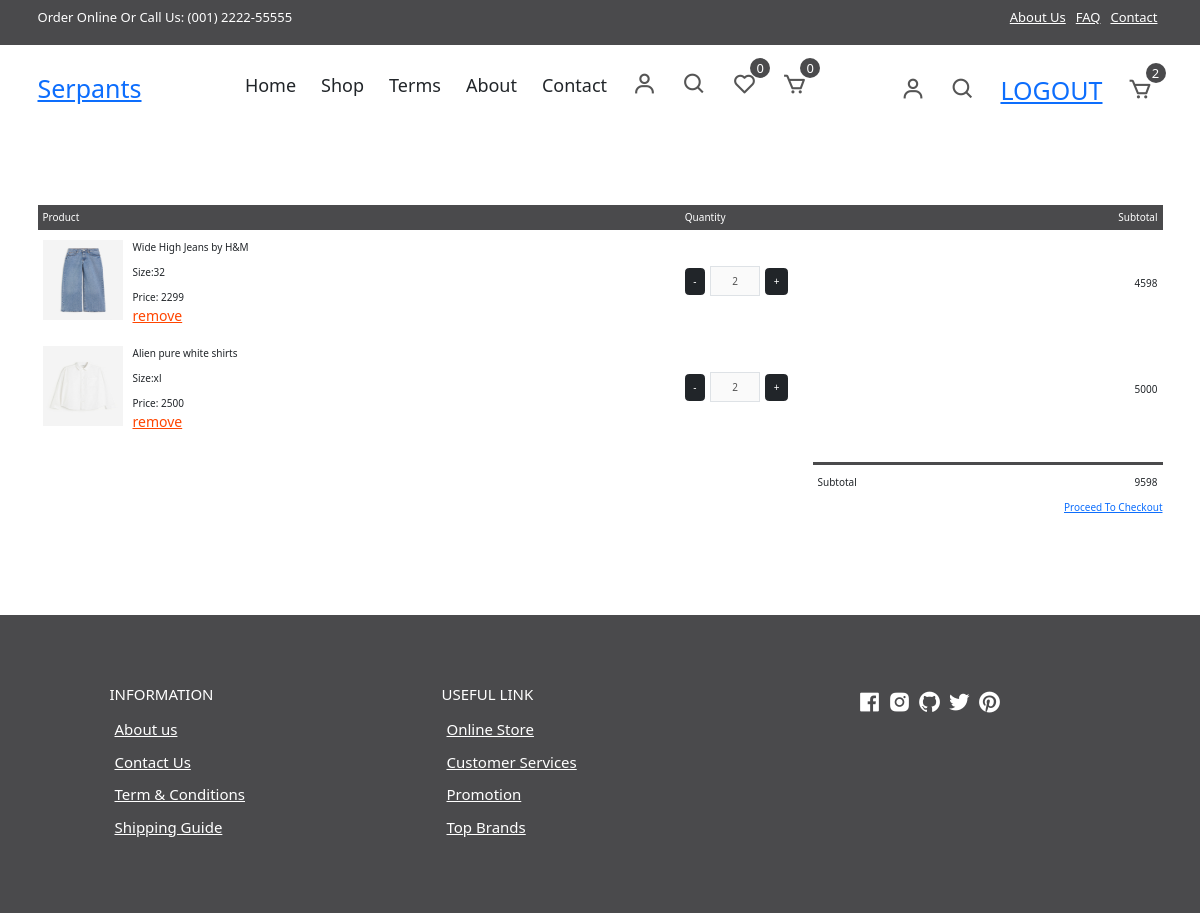
Before: /basket/items/all (signed in) with the older database file.
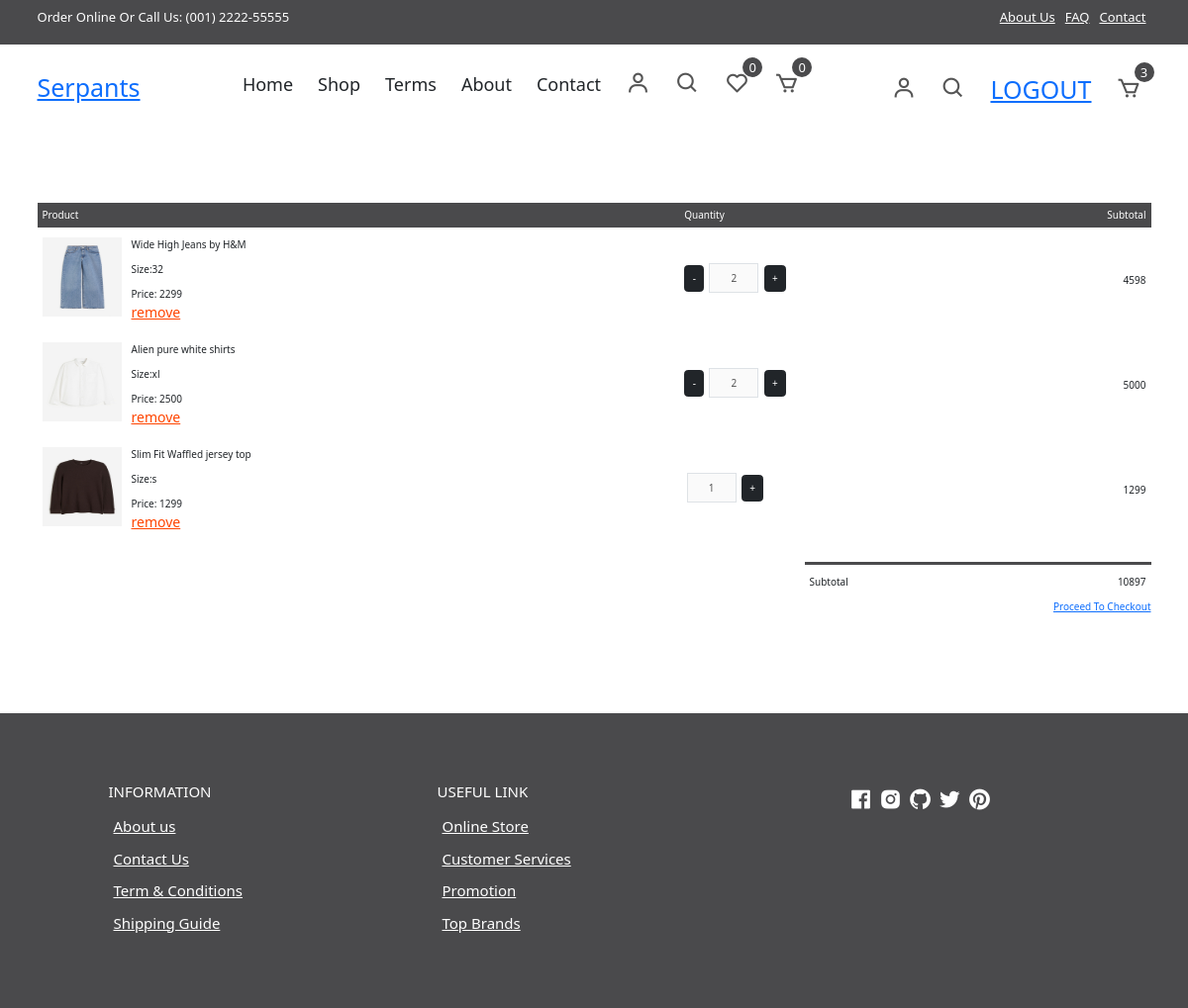
After: the same page with the newer database file.
### store/models.py (models this page shows, shortened)
class BasketItem(models.Model):
    product_object=models.ForeignKey(Product,on_delete=models.CASCADE)
    qty=models.PositiveIntegerField(default=1)
    basket_object=models.ForeignKey(Basket,on_delete=models.CASCADE,related_name="cartitem")
    created_date=models.DateTimeField(auto_now_add=True)
    updated_date=models.DateTimeField(auto_now=True)
    is_active=models.BooleanField(default=True)
    size_object=models.ForeignKey(Size,on_delete=models.CASCADE,null=True)
    is_order_placed=models.BooleanField(default=False)
    @property
    def item_total(self):
        return self.qty*self.product_object.price

class Product(models.Model):
    title=models.CharField(max_length=200)
    description=models.TextField(null=True)
    image=models.ImageField(upload_to="product_images",default="default.jpg",null=True,blank=True)
    category_object=models.ForeignKey(Category,on_delete=models.CASCADE,related_name="item")
    size_object=models.ManyToManyField(Size)
    price=models.PositiveIntegerField()
    created_date=models.DateTimeField(auto_now_add=True)
    updated_date=models.DateTimeField(auto_now=True)
    is_active=models.BooleanField(default=True)
    tag_objects=models.ManyToManyField(Tag,null=True)

class Size(models.Model):
    name=models.CharField(max_length=150,unique=True)
    created_date=models.DateTimeField(auto_now_add=True)
    updated_date=models.DateTimeField(auto_now=True)
    is_active=models.BooleanField(default=True)
    def __str__(self):
        return self.name

class Basket(models.Model):
    owner=models.OneToOneField(User,on_delete=models.CASCADE,related_name="cart")
    created_date=models.DateTimeField(auto_now_add=True)
    updated_date=models.DateTimeField(auto_now=True)
    is_active=models.BooleanField(default=True)
    @property
    def cart_items(self):   #--here--self=basket---
        return self.cartitem.filter(is_order_placed=False)
    @property
    def cart_item_count(self):
        return self.cart_items.count()
    @property
    def cart_total(self):
        basket_items=self.cart_items
        if basket_items:
            total=sum([bi.item_total for bi in basket_items])
            return total
        return 0

### store/views.py (the view)
# urls.py: path("basket/items/all",views.BasketItemListView.as_view(),name="basket-items"),
@method_decorator([signinrequired,never_cache],name="dispatch")
class BasketItemListView(View):
    def get(self,request,*args,**kwargs):
        qs=request.user.cart.cartitem.filter(is_order_placed=False)
        return render(request,"cart_list.html",{"data":qs})

### store/context_processors.py (called while the page is built)
def basket_count(request):
    if request.user.is_authenticated:
        count=request.user.cart.cart_item_count
        return {"cart_count":count}
    else:
        return{"cart_count":0}

### store/templates/cart_list.html (shortened to what this page needs)
{%extends 'base.html'%}
{%block main_block%}
{%block link_block%}
<link href="https://cdn.jsdelivr.net/npm/bootstrap@5.3.3/dist/css/bootstrap.min.css" rel="stylesheet">
{%endblock%}
<div class="container cart">
    <table>
      <tr>
        <th>Product</th>
        <th>Quantity</th>
        <th>Subtotal</th>
      </tr>
     {%for bi in data%}
     <tr>
        <td>
          <div class="cart-info">
            <img src="{{bi.product_object.image.url}}" alt="" />
            <div>
              <p>{{bi.product_object.title}}</p>
              <p>Size:{{bi.size_object}}</p>
              <span>Price: {{bi.product_object.price}}</span> <br />
              <a href="{%url 'basketitem-remove' bi.id%}">remove</a>
            </div>
          </div>
        </td>
        <td>
          <div class="mb-2 flex">
            <div class="min-w-24 flex">
             <form action="{%url 'editcart-qty' bi.id%}" method="post">
              {%if bi.qty > 1%}
              <button type="submit" class="py-2 btn btn-dark" name="counterbutton" value="-">
                -
              </button>
              {%endif%}
              <input
                type="text"
                class="mx-1 h-7 w-9 rounded-md border text-center"
                value="{{bi.qty}}"
                disabled
              />
              <button
                type="submit"
                class="py-2 btn btn-dark"
                name="counterbutton"
                value="+"
              >
                +
              </button>
             </form>
            </div>
        </td>
        <td>{{bi.item_total}}</td>
      </tr>
     {%endfor%}
    </table>
    <div class="total-price">
      <table>
        <tr>
          <td>Subtotal</td>
          <td>{{request.user.cart.cart_total}}</td>
        </tr>
      </table>
      <a href="{%url 'checkout' %}">Proceed To Checkout</a>
    </div>
  </div>
{%endblock%}

Changed rows visible on the page:
added BasketItem: product_object.image (picture), product_object "Slim Fit Waffled jersey top", size_object "s", product_object.price "1299", qty "1", item_total "1299"
Other visible differences:
{{ cart_count }}: "2" → "3"
{{ request.user.cart.cart_total }}: "9598" → "10897"
